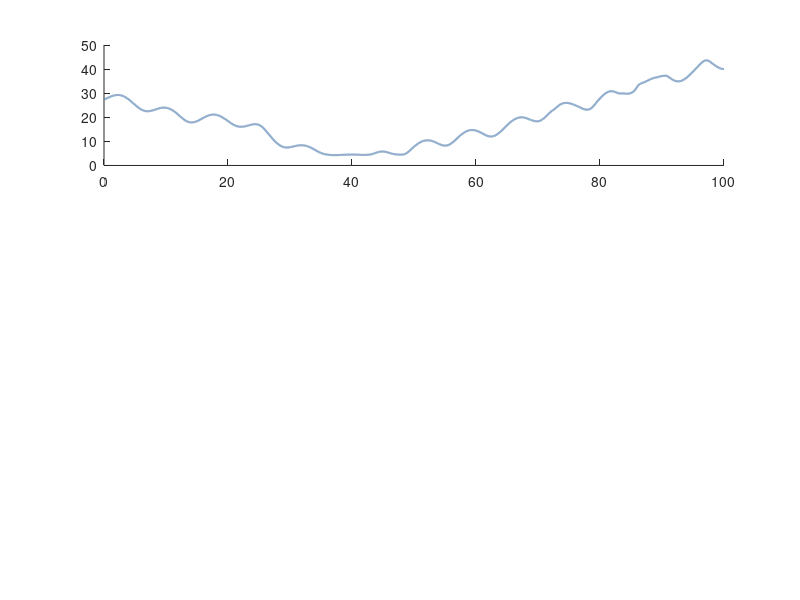

MATLAB code for this plot: (Note: this script raises an error after producing the figure.)
load('UAV_distance_data.mat');  

num_groups = length(UAV_distance_all);  
colors = [
90, 130, 180;  
130, 90, 60; 
185, 195, 165; 
140, 100, 160;
] / 255;  

figure;
for i = 1:num_groups
    % 
    data_i = UAV_distance_all{i};  
    t = data_i(:, 1);
    do1 = data_i(:, 2);
    do2 = data_i(:, 3);
    do6 = data_i(:, 7);
    c = colors(i, :);  

    % 
    subplot(3, 1, 1);
    hold on;
    h1(i)=plot(t, do1, 'Color', c, 'DisplayName', sprintf('Group %d', i), 'LineWidth', 1.5);
    h2=yline(4.2, '--','Color',[190, 70, 70]/255 , 'LineWidth', 1);
    ylabel('$l_{QUAV-O_4}$ (m)', 'Interpreter', 'latex');
    grid on;

    % 
    subplot(3, 1, 2);
    hold on;
    plot(t, do2, 'Color', c, 'DisplayName', sprintf('Group %d', i), 'LineWidth', 1.5);
    yline(3.2, '--','Color',[190, 70, 70]/255 , 'LineWidth', 1);
    ylabel('$l_{QUAV-O_5}$ (m)', 'Interpreter', 'latex');
    xlabel('Time (s)','Interpreter', 'latex');
    grid on;
    
    % 
    subplot(3, 1, 3);
    hold on;
    plot(t, do6, 'Color', c, 'DisplayName', sprintf('Group %d', i), 'LineWidth', 1.5);
    yline(2.2, '--','Color',[190, 70, 70]/255 , 'LineWidth', 1);
    ylabel('$l_{QUAV-O_6}$ (m)', 'Interpreter', 'latex');
    xlabel('Time (s)','Interpreter', 'latex');
    grid on;
end

% 
subplot(3, 1, 1);
legend([h1(1),h1(4),h1(2),h1(3),h2], ...
       {'The Proposed Method (R-HO-TV-CBF)','Comparison Algorithm 1 (APF)', 'Comparison Algorithm 2 (R-HO-CBF)', 'Comparison Algorithm 3 (HO-TV-CBF)','Safe Distance Lower Limit'}, ...
       'Interpreter', 'latex','FontSize',10);
set(gcf,'PaperPositionMode','auto');  



